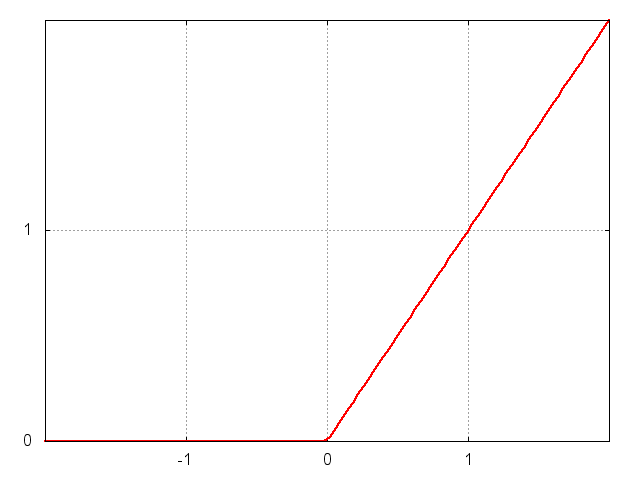

This figure's gnuplot source:
set terminal png
set output 'rampa.png'
load 'config.plt'
#
set grid
set xrange [-2:2]
set yrange [0:2]
set ytics -1,1,1
set xtics -1,1,1
plot x>=0 ? x : 0 notitle with lines ls 1
